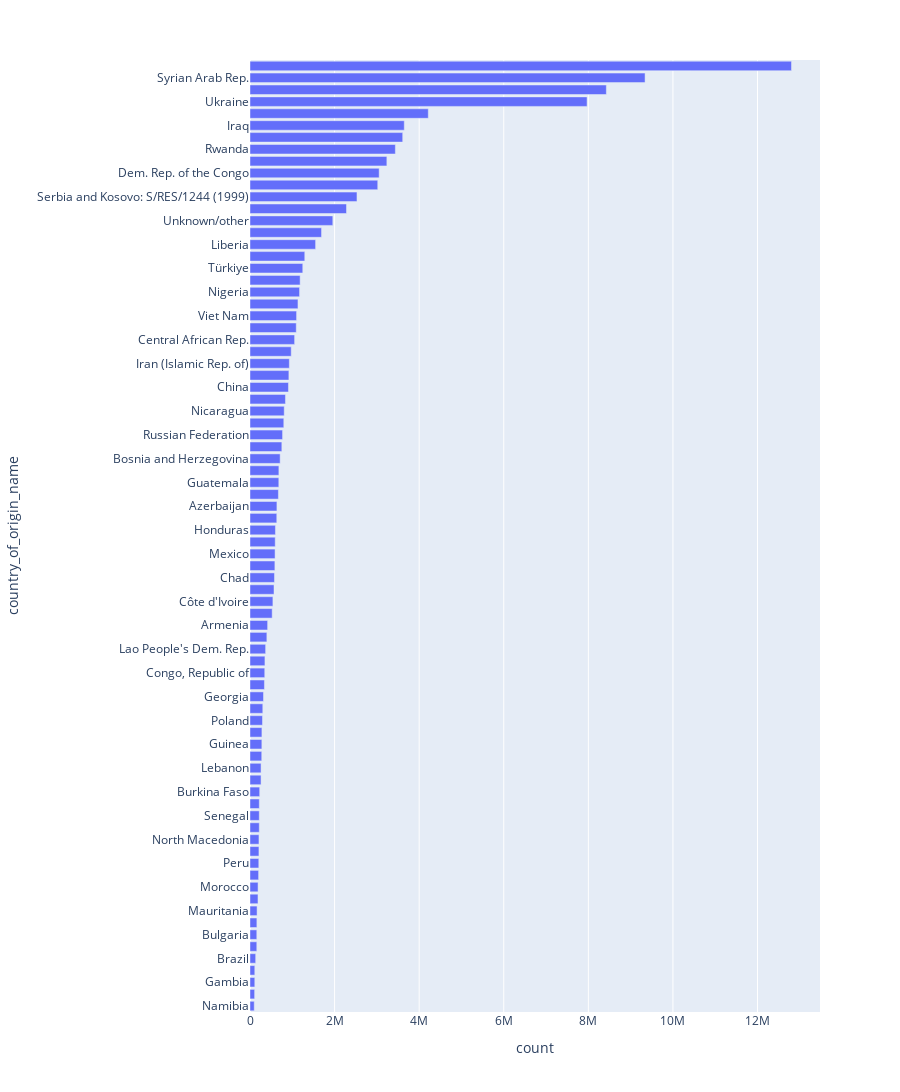

The code cell stored with this chart in its notebook:
### Markdown cell above
# Countries origin of the most asylum seekers

### Code cell
as_by_country = asylum.groupby('country_of_origin_name').agg({'count' : 'sum'})
as_by_country = as_by_country.sort_values('count', ascending=True).reset_index()
as_by_country = as_by_country[as_by_country['count'] > 100000]
fig = px.bar(as_by_country, y='country_of_origin_name', x='count', orientation='h')
# TODO: Log scale
fig.update_layout(height=2000)
fig.show()

### Figure 1 — Plotly figure (JSON) as saved in the notebook; plotly's stock layout.template omitted (floating-point values rounded to 4 significant figures)
{"data": [{"hovertemplate": "count=%{x}<br>country_of_origin_name=%{y}<extra></extra>", "legendgroup": "", "marker": {"color": "#636efa", "pattern": {"shape": ""}}, "name": "", "orientation": "h", "showlegend": false, "textposition": "auto", "type": "bar", "x": [100310, 109437, 113257, 113285, 134364, 160597, 160806, 162575, 167083, 188720, 190496, 203489, 208132, 211373, 212140, 219067, 219247, 220016, 228994, 261181, 261280, 277558, 280303, 281724, 295252, 302514, 318958, 341539, 348723, 353188, 369631, 398771, 416816, 524403, 541782, 568245, 578584, 588403, 592788, 596418, 601700, 633218, 636476, 671618, 681440, 683051, 712817, 752803, 770047, 799061, 808972, 838461, 909343, 919431, 930040, 974918, 1054950, 1093489, 1101312, 1134266, 1171794, 1185558, 1247584, 1295216, 1550982, 1691467, 1958166, 2281514, 2529388, 3020328, 3053773, 3235706, 3436812, 3610229, 3647679, 4215250, 7969546, 8425204, 9340729, 12802836], "xaxis": "x", "y": ["Namibia", "Tunisia", "Gambia", "Indonesia", "Brazil", "Ecuador", "Bulgaria", "State of Palestine", "Mauritania", "Stateless", "Morocco", "Egypt", "Peru", "Yemen", "North Macedonia", "Libya", "Senegal", "Croatia", "Burkina Faso", "Ghana", "Lebanon", "Algeria", "Guinea", "Timor-Leste", "Poland", "Togo", "Georgia", "Cameroon", "Congo, Republic of", "Cambodia", "Lao People's Dem. Rep.", "Albania", "Armenia", "Bangladesh", "Côte d'Ivoire", "Romania", "Chad", "Cuba", "Mexico", "Sri Lanka", "Honduras", "Mali", "Azerbaijan", "Uganda", "Guatemala", "India", "Bosnia and Herzegovina", "Haiti", "Russian Federation", "Sierra Leone", "Nicaragua", "El Salvador", "China", "Zimbabwe", "Iran (Islamic Rep. of)", "Colombia", "Central African Rep.", "Mozambique", "Viet Nam", "Angola", "Nigeria", "Pakistan", "Türkiye", "Eritrea", "Liberia", "Burundi", "Unknown/other", "Myanmar", "Serbia and Kosovo: S/RES/1244 (1999)", "Somalia", "Dem. Rep. of the Congo", "South Sudan", "Rwanda", "Sudan", "Iraq", "Ethiopia", "Ukraine", "Venezuela (Bolivarian Republic of)", "Syrian Arab Rep.", "Afghanistan"], "yaxis": "y"}], "layout": {"barmode": "relative", "height": 2000, "legend": {"tracegroupgap": 0}, "margin": {"t": 60}, "xaxis": {"anchor": "y", "domain": [0, 1], "title": {"text": "count"}}, "yaxis": {"anchor": "x", "domain": [0, 1], "title": {"text": "country_of_origin_name"}}}}
